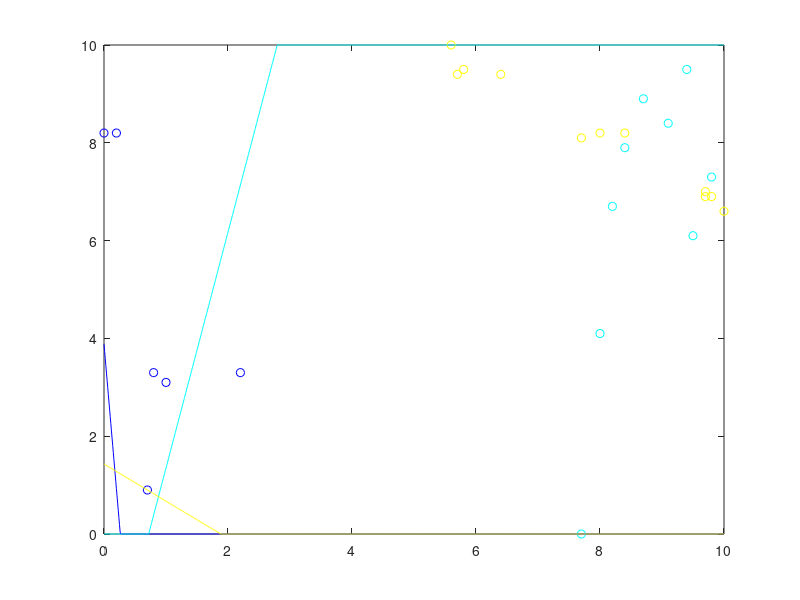

Recreate this plot in MATLAB.
x0 = 0.000000:.01:10.000000;
c0 = [0.000000 8.200000 ;
2.200000 3.300000 ;
0.800000 3.300000 ;
1.000000 3.100000 ;
0.700000 0.900000 ;
0.200000 8.200000 ;
];
y_c0 =  - 0.997717 / 0.0675327 * x0  + 0.262194 / 0.0675327;
c1 = [8.400000 7.900000 ;
8.700000 8.900000 ;
8.200000 6.700000 ;
9.500000 6.100000 ;
8.000000 4.100000 ;
9.800000 7.300000 ;
9.100000 8.400000 ;
9.400000 9.500000 ;
7.700000 0.000000 ;
];
y_c1 =  - 0.979177 / -0.20301 * x0  + 0.705207 / -0.20301;
c2 = [9.700000 7.000000 ;
5.700000 9.400000 ;
5.600000 10.000000 ;
8.000000 8.200000 ;
5.800000 9.500000 ;
8.400000 8.200000 ;
7.700000 8.100000 ;
10.000000 6.600000 ;
9.800000 6.900000 ;
6.400000 9.400000 ;
9.700000 6.900000 ;
];
y_c2 =  - 0.604895 / 0.796305 * x0  + 1.13975 / 0.796305;
colors = jet(3);
if (size(c0) >0) plot (c0(:,1), c0(:,2),'o', 'color', colors(1,:)); end
hold on;
if (size(c1) >0) plot (c1(:,1), c1(:,2),'o', 'color', colors(2,:)); end
hold on;
if (size(c2) >0) plot (c2(:,1), c2(:,2),'o', 'color', colors(3,:)); end
hold on;
for i = 1 : size(y_c0, 2) 
 if y_c0(i) > 10.000000 
 y_c0(i) = 10.000000; 
 end 
 if y_c0(i) < 0.000000 
 y_c0(i) = 0.000000; 
 end 
 end
for i = 1 : size(y_c1, 2) 
 if y_c1(i) > 10.000000 
 y_c1(i) = 10.000000; 
 end 
 if y_c1(i) < 0.000000 
 y_c1(i) = 0.000000; 
 end 
 end
for i = 1 : size(y_c2, 2) 
 if y_c2(i) > 10.000000 
 y_c2(i) = 10.000000; 
 end 
 if y_c2(i) < 0.000000 
 y_c2(i) = 0.000000; 
 end 
 end
plot(x0, y_c0, 'color', colors(1,:));
hold on;
plot(x0, y_c1, 'color', colors(2,:));
hold on;
plot(x0, y_c2, 'color', colors(3,:));
hold on;
